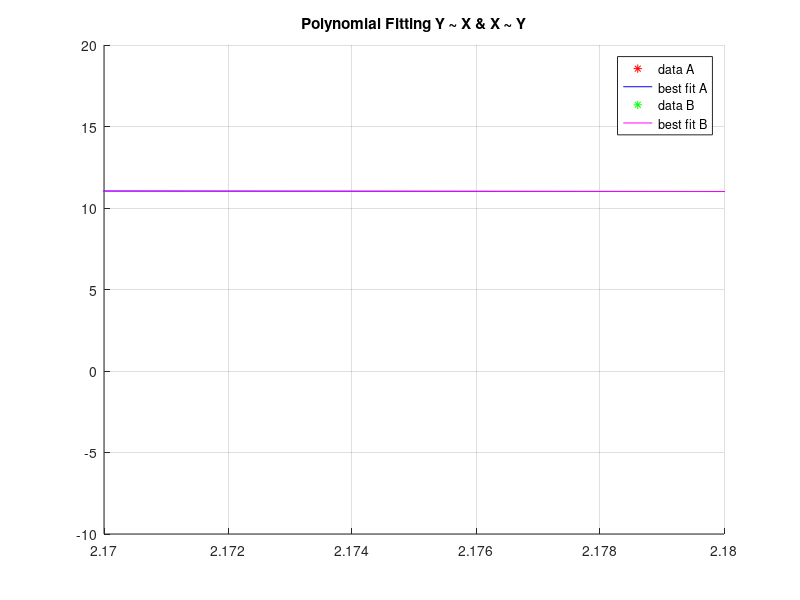
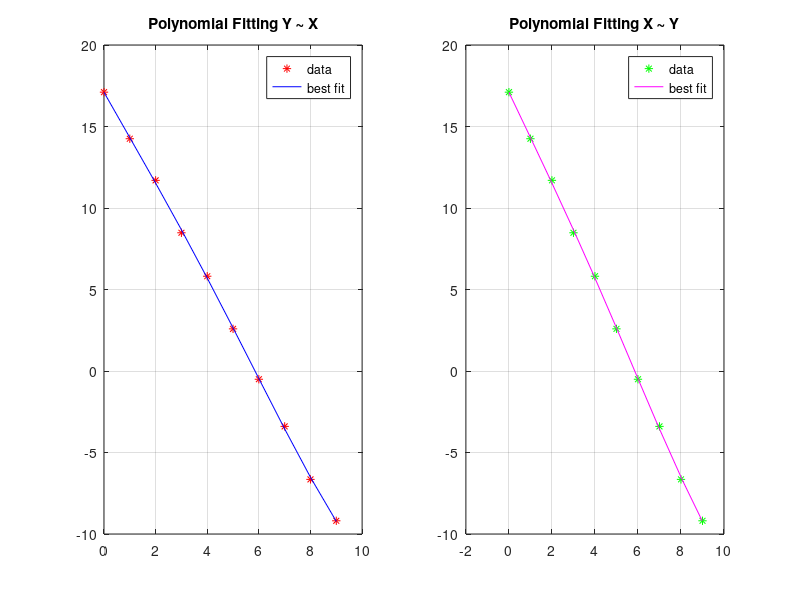

The MATLAB script that drew these images, in order:
% linear least squares fitting 
% plotting a polynomial fitting for y to x and x to y
close all; clear; clc;

x=0:9; 
y=17-3*x+rand(size(x)); 

% Plot A 
% y fitted to x
% y ~ x 
hold on;
p = polyfit(x,y ,4 ); % polynomial fitting 4th order 
g = polyval( p , x ); % evaluate the fit
grid on;
plot(x,y,'r*','DisplayName','data A')
% Small x limit chosen so both lines can 
% be seen clearly as distinctive.  
% Comment out the following line if full view is desired.
xlim([2.17 2.18])
hold on; 
plot(x, g,'b-','DisplayName','best fit A') % plot fit and data together
title( 'Polynomial Fitting Y ~ X & X ~ Y' )
disp("------------------------------------") 
disp("Slope and Intercept of A") 
a_slope = p(1)
grid on; 
a_intercept = p(2)

% Plot B 
% x fitted to y 
% x ~ y 
p = polyfit(y,x,4); % polynomial fitting 4th order
g = polyval(p,y); % evaluate the fit
plot(x, y, 'g*','DisplayName','data B')
hold on;
plot(g,y,'m-','DisplayName','best fit B') 
disp("------------------------------------") 
disp("Slope and Intercept of B") 
b_slope = p(1)
b_intercept = p(2)
text(10,-5,'b_slope')

disp("------------------------------------") 
disp("Why are the curves different?") 
disp("It makes sense that the curve fits")
disp("are not exactly the same, since the linear")
disp("regression will produce different slopes")
disp("that are not inverses of each other.")
disp("The more correlated the lines are, the more") 
disp("that both linear regressions will resemble")
disp("each other.")

legend
figure;

% Optional. 
% Better View With Subplot 
grid on; 
subplot(1,2,1)
p = polyfit(x,y ,4 ); % polynomial fitting 4th order 
g = polyval( p , x ); % evaluate the fit
plot( x, y ,'r*','DisplayName','data')
hold on;
plot(x ,g ,'b-','DisplayName','best fit') % plot fit & data together
title( 'Polynomial Fitting Y ~ X' )
a_slope = p(1);
a_intercept = p(2);
legend
grid on;
 
subplot(1,2,2)
p = polyfit(y,x,4); % polynomial fitting 4th order
g = polyval(p,y); % evaluate the fit
plot(x, y,'g*','DisplayName','data')
hold on; 
plot(g,y,'m-','DisplayName','best fit') % plot fit & data together
title( 'Polynomial Fitting X ~ Y' )
b_slope = p(1);
b_intercept = p(2);
grid on;
legend
